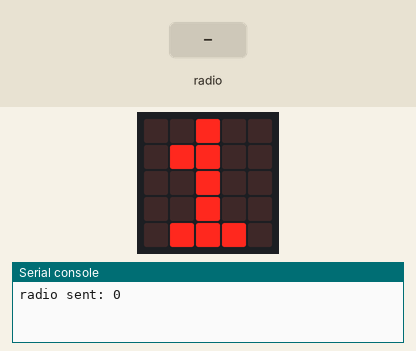
Recording of a program running on a simulated BBC micro:bit (MakeCode). Parts: the board's 5×5 LED display, the last lines printed to the serial console. The test bench sets the inputs (shaded band). Random numbers come from a fixed seed; no radio messages arrive unless stated (any console line starting 'radio sent:' is added by the test bench).

Above: at 1.2 s.
1.3 s: radio message "1" arrives
At 1.6 s:
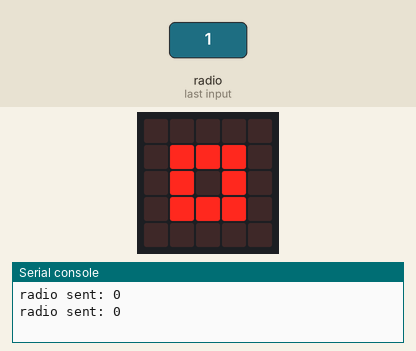
At 2.5 s:
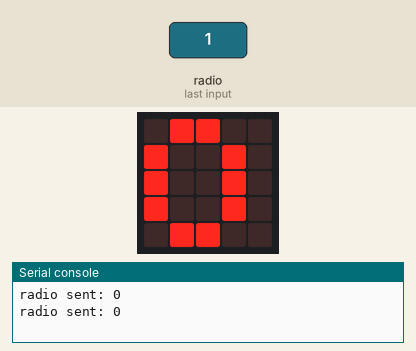
Timing chart, 0 to 4.3 s (numbered marks = the images above; inputs shaded):
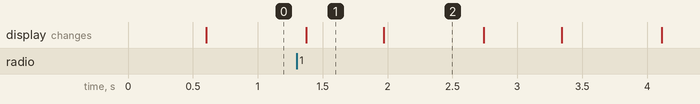

Measured:
- what the display in image 1 shows lasts 0.6 s, from 1.4 s to 2.0 s
- what the display in image 2 shows lasts 0.7 s, from 2.0 s to 2.7 s

The program:

main.ts
```typescript
radio.onReceivedNumber(function (receivedNumber) {
    serialNumber = radio.receivedPacket(RadioPacketProperty.SerialNumber)
    match = tool == receivedNumber
    player_index = players.indexOf(serialNumber)
    found = player_index >= 0
    if (match && !(found)) {
        players.push(serialNumber)
    }
    if (!(match) && found) {
        temp = players.removeAt(player_index)
    }
})
input.onGesture(Gesture.Shake, function () {
    players = [0]
    tool = randint(0, 2)
})
let temp = 0
let found = false
let player_index = 0
let tool = 0
let match = false
let serialNumber = 0
let players: number[] = []
players = [0]
radio.setGroup(10)
radio.setTransmitSerialNumber(true)
basic.forever(function () {
    radio.sendNumber(tool)
    if (tool == 0) {
        basic.showIcon(IconNames.SmallSquare)
    } else if (tool == 1) {
        basic.showIcon(IconNames.Square)
    } else {
        basic.showIcon(IconNames.Scissors)
    }
    basic.showNumber(players.length)
})
```

test.ts
```typescript
// tests gaan hier; deze zal niet worden gecompileerd wanneer dit pakket wordt gebruikt als extensie.
```
